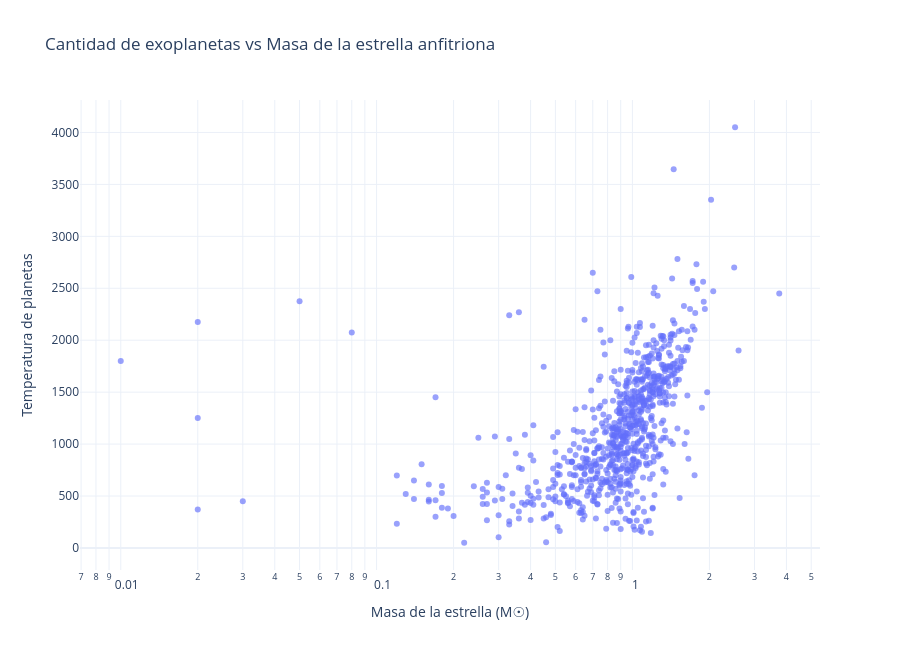

This figure's notebook cell:
### Code cell
#Temperatura planetaria vs Masa estelar
import plotly.express as px

fig = px.scatter(
    df_sistemas,
    x="masa_estelar",
    y="temperatura_planetar",
    hover_name="hostname",
    hover_data={
        "masa_estelar": ":.3f",
        "temperatura_planetar": True
    },
    log_x=True,
    title="Cantidad de exoplanetas vs Masa de la estrella anfitriona",
    labels={
        "masa_estelar": "Masa estelar (Masas solares)",
        "temperatura_planetar": "temperatura de planetas conocidos"
    },
    opacity=0.65
)

fig.update_layout(
    template="plotly_white",
    height=650,
    xaxis_title="Masa de la estrella (M☉)",
    yaxis_title="Temperatura de planetas"
)

fig.show()

### Figure 1 — Plotly figure (JSON) as saved in the notebook; plotly's stock layout.template omitted (floating-point values rounded to 4 significant figures; data arrays with more than 128 entries replaced by an {"elided": "..."} marker saying what was removed)
{"data": [{"hovertemplate": "<b>%{hovertext}</b><br><br>Masa estelar (Masas solares)=%{x:.3f}<br>temperatura de planetas conocidos=%{y}<extra></extra>", "hovertext": {"elided": "766 str values"}, "legendgroup": "", "marker": {"color": "#636efa", "opacity": 0.65, "symbol": "circle"}, "mode": "markers", "name": "", "orientation": "v", "showlegend": false, "type": "scatter", "x": {"elided": "766 float values"}, "xaxis": "x", "y": {"elided": "766 float values"}, "yaxis": "y"}], "layout": {"height": 650, "legend": {"tracegroupgap": 0}, "title": {"text": "Cantidad de exoplanetas vs Masa de la estrella anfitriona"}, "xaxis": {"anchor": "y", "domain": [0, 1], "title": {"text": "Masa de la estrella (M☉)"}, "type": "log"}, "yaxis": {"anchor": "x", "domain": [0, 1], "title": {"text": "Temperatura de planetas"}}}}
